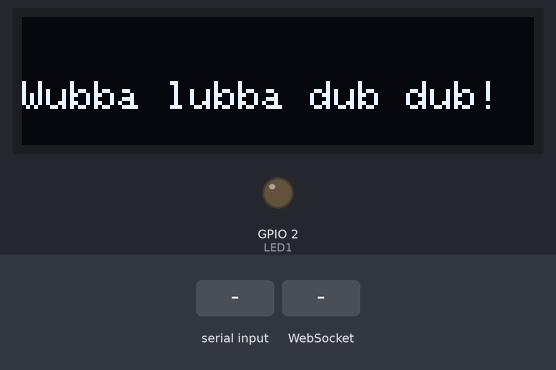
A program run on a simulated ESP32. On the bench: 128×32 one-colour display, output pins drawn as LEDs (lit = HIGH). The inputs (shaded band) are chosen by the test bench. WiFi joins after 1.5 s; servers stay silent unless stated; storage starts empty; what the program prints to the serial monitor is not drawn.

Above: at 3.1 s.
At 5.1 s:
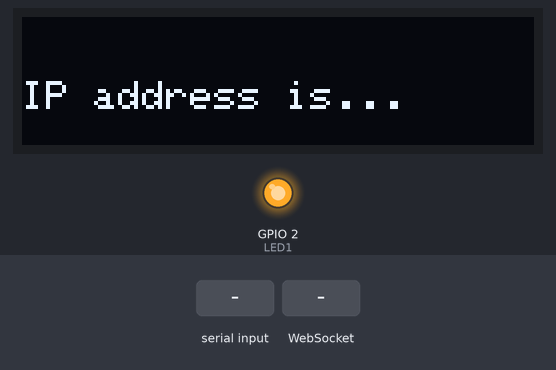
At 8.8 s:
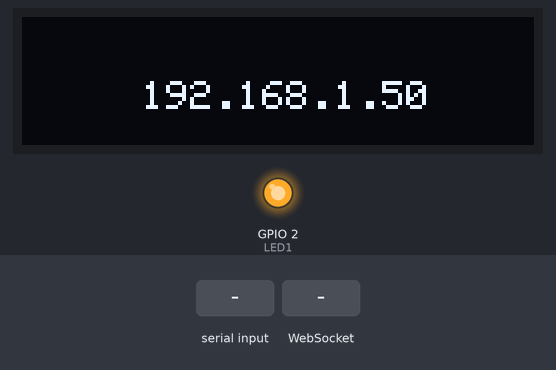
8.9 s: "$\n" received over the second serial link
10.4 s: WebSocket text "$" received
Timing chart, 0 to 13.4 s (numbered marks = the images above; inputs shaded):
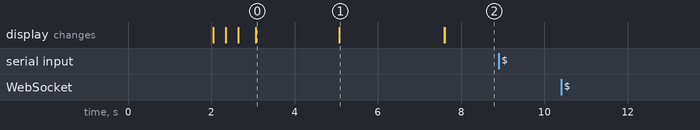

The program:

main.cpp
```cpp
#include <Arduino.h>
#include <WiFi.h>
#include <AsyncTCP.h>
#include <ESPAsyncWebServer.h>
#include "SPIFFS.h"
#include <SoftwareSerial.h>
#include <Adafruit_GFX.h>
#include <Adafruit_SSD1306.h>
#include <SPI.h>
#include <Adafruit_I2CDevice.h>
#include <Wire.h>

#define LED1 2
#define RX 16
#define TX 17
#define SCREEN_WIDTH 128
#define SCREEN_HEIGHT 32
#define OLED_RESET -1
#define SCREEN_ADDRESS 0x3C

Adafruit_SSD1306 display(SCREEN_WIDTH, SCREEN_HEIGHT, &Wire, OLED_RESET);


SoftwareSerial mySer;

String message = ""; //message received from server
String romiMessage = ""; //message to be sent to romi
int theNumber = 9;

const char* ssid = "SSID";
const char* password = "PASSWORD";

const char* ssid1 = "SSID2";
const char* password1 = "PASSWORD2";

const char* ssid2 = "SSID3";
const char* password2 = "PASSWORD3";

AsyncWebServer server(80);
AsyncWebSocket ws("/ws");

String numRoutes;
//String thestate = "notcalib";
String routes;

bool newRequest = false;


//SPIFFS init
void initSPIFFS()
{
  if(!SPIFFS.begin(true))
  {
    Serial.println("Error occured on the SPIFFS");
  }
  else
  {
    Serial.println("SPIFFS mounted Successfully");
  }
}

//Wifi init
void initWiFi()
{
  WiFi.mode(WIFI_STA);
  WiFi.begin(ssid, password);
  Serial.println("Connecting to Wifi...");
  while(WiFi.status() != WL_CONNECTED)
  {
    Serial.print("-");
    delay(1000);
  }
  Serial.println(WiFi.localIP());
  digitalWrite(LED1, HIGH);
}

void notifyClients(String state)
{
  ws.textAll(state);
}

void handleWebSocketMessage(void *arg, uint8_t *data, size_t len)
{
  AwsFrameInfo *info = (AwsFrameInfo*)arg;
  if(info->final && info->index == 0 && info->len == len && info->opcode == WS_TEXT)
  {
    data[len] = 0;
    message = (char*)data;
    numRoutes = message.substring(0, message.indexOf("$"));
    routes = message.substring(message.indexOf("$")+1, message.length());
    Serial.print("number of routes: ");
    Serial.println(numRoutes);
    Serial.print("routes: ");
    Serial.println(routes);
    newRequest = true;
  }
}

void onEvent(AsyncWebSocket *server, AsyncWebSocketClient *client, AwsEventType type, void *arg, uint8_t *data, size_t len)
{
  switch (type)
  {
    case WS_EVT_CONNECT:
      Serial.printf("Client #%u connected from %s\n", client->id(), client->remoteIP().toString().c_str());
      //notifyClients(numRoutes);
      break;
    case WS_EVT_DISCONNECT:
      Serial.printf("Client #%u disconnected\n", client->id());
      break;
    case WS_EVT_DATA:
      handleWebSocketMessage(arg, data, len);
      break;
    case WS_EVT_PONG:
    case WS_EVT_ERROR:
      break;
  }
}

void initWebSocket()
{
  ws.onEvent(onEvent);
  server.addHandler(&ws);
}
//function to handle uart messages
void handleUart()
{
  while(mySer.available() > 0)
  {
    static char umessage[5];
    static uint8_t pos = 0;
    char byte = mySer.read();
    if(byte != '\n')
    {
      umessage[pos] = byte;
      pos++;
    }
    else
    {
      umessage[pos] = '\0';
      pos = 0;
      Serial.println(umessage);
      if(umessage[0] == '0')
      {
        notifyClients("notcalib");
      }
      else if(umessage[0] == '1') //Ready
      {
        notifyClients("calib");
      }
      else if(umessage[0] == '3')
      {
        notifyClients("path");
      }
      else if(umessage[0] == '4')
      {
        notifyClients("delivery");
      }
      else if(umessage[0] == '5')
      {
        notifyClients("pick");
      }
      else if(umessage[0] == '6')
      {
        notifyClients("drop");
      }
    }
  }
}

void setup()
{
  if(!display.begin(SSD1306_SWITCHCAPVCC, SCREEN_ADDRESS))
  {
    Serial.println("SSD1306 allocation failed");
    for(;;);
  }
  delay(2000);
  display.clearDisplay();
  display.setTextSize(1);
  display.setTextColor(WHITE);
  display.setCursor(0, 16);
  display.println("Wubba lubba dub dub!");
  display.display();
  display.startscrollleft(0x00, 0x0F);
  delay(1000);
  display.stopscroll();


  pinMode(LED1, OUTPUT);
  digitalWrite(LED1, LOW);

  Serial.begin(115200);
  mySer.begin(14400, SWSERIAL_8N1, RX, TX);
  mySer.enableIntTx(false);

  initSPIFFS();
  initWiFi();

  display.clearDisplay();
  display.setCursor(0, 16);
  display.print("IP address is...");
  display.display();
  delay(2500);
  display.clearDisplay();
  display.setCursor(30, 16);
  display.display();
  display.println(WiFi.localIP());
  display.display();
  initWebSocket();
  server.on("/", HTTP_GET, [](AsyncWebServerRequest *request){request->send(SPIFFS, "/myindex.html", "text/html");});
  server.serveStatic("/", SPIFFS, "/");
  server.begin();
}

void loop()
{
  handleUart();
  if(newRequest)
  {
    //send info to ROMI
    char number = numRoutes.charAt(0);
    romiMessage = routes;
    Serial.println(number + romiMessage);
    mySer.println(number + romiMessage);
  }
  newRequest = false;


  ws.cleanupClients();
}
```

Measured:
- after the input at 8.9 s, every drawn part: stays the same
- after the input at 10.4 s, every drawn part: stays the same
- what the display in image 0 shows lasts 2.0 s, from 3.1 s to 5.1 s
- what the display in image 1 shows lasts 2.5 s, from 5.1 s to 7.6 s
